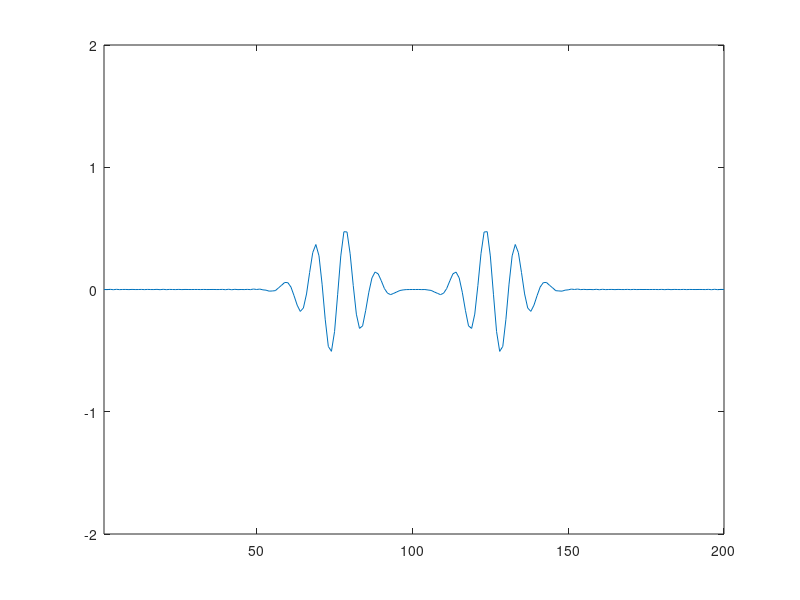

MATLAB code for this plot:
%% Nathan Zechar Wright State University 2021
clear;

%% Define Simulation Based off Source and Wavelength
f0 = 1e6;   % Frequency of Source        [Hertz]
Lf = 10;    % Divisions per Wavelength   [unitless]
Lx = 20;    % Wavelengths x,y            [unitless]
nt = 1000;  % Number of time steps       [unitless]

%% Spatial and Temporal System
e0 = 8.854*10^-12;  % Permittivity of vacuum [farad/meter]
u0 = 4*pi*10^-7;    % Permeability of vacuum [henry/meter]
c0 = 1/(e0*u0)^.5;  % Speed of light         [meter/second]
L0  = c0/f0;        % Freespace Wavelength   [meter]
t0  = 1/f0;         % Source Period          [second]

Nx = Lx*Lf;                     % Points in x             [unitless]
x  = linspace(0,Lx,Nx+1)*L0;    % x vector                [meter]
dx = x(2);                      % x increment             [meter]
dt = dx/c0*.99;                 % Time step CFL condition [second]

%% Initialize Electric and Magnetic Field Vectors
Ex = zeros(1,Nx); % Electric Field   [volt/meter]
Hy = zeros(1,Nx); % Magnetic Field   [Tesla/meter]

%% Start loop
for t=1:nt
    
%% H field loop
Hy(1:Nx-1) = Hy(1:Nx-1)+dt/(e0*dx)*diff(Ex);
    
%% E field loop
Ex(2:Nx-1) = Ex(2:Nx-1)+dt/(u0*dx)*diff(Hy(1:Nx-1));

%% Source
Ex(round(Nx/2)) = Ex(round(Nx/2))+sin(2*pi*f0*dt*t).*exp(-.5*((t-20)/8)^2);

%% Plot
plot(Ex); axis([1 Nx -2 2]); drawnow;
end
